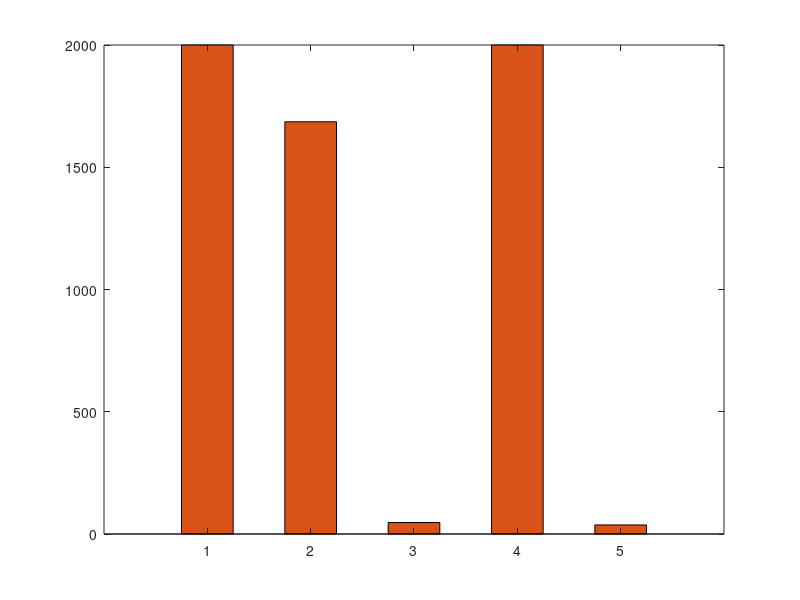

Source code (MATLAB): (Note: this script raises an error after producing the figure.)
clc;clear
% 数据准备
true_features = [2, 2, 2, 2, 2];
% noise_features = [8, 8, 5, 8, 0];

noise_features = [1998, 1684, 45, 1998, 35];
% 横坐标标签
methods = ["SVM", "$\ell_2$-$\ell_1$-USVM", "$\ell_1$-USVM", "USVM", "$\ell_0$-USVM"];

% 绘图
figure;
% yyaxis left
h = bar([true_features; noise_features]', 'stacked');
set(h, 'BarWidth', 0.5);  % 默认是 0.8，0.6 会增加间隔

% 设置颜色
h(1).FaceColor = [0 0.4470 0.7410];     % 蓝色（Selected true features）
h(2).FaceColor = [0.6 0.6 0.6];         % 灰色（Selected noise features）

% 添加数值标签
for i = 1:length(true_features)
    if true_features(i) > 0
        text(i, true_features(i)/2, num2str(true_features(i)), 'Color', 'w', ...
            'FontSize', 12, 'HorizontalAlignment', 'center');
    end
    if noise_features(i) > 0
        text(i, true_features(i) + noise_features(i)/2, num2str(noise_features(i)), ...
            'Color', 'w', 'FontSize', 12, 'HorizontalAlignment', 'center');
    end
end

% 设置横坐标
set(gca, 'xticklabel', methods); % 设置横坐标位置
set(gca, 'TicklabelInterpreter', 'latex'); % 设置横坐标位置
% xticklabels(methods,'interpreter','latex');  % 手动设置标签
ylabel('Feature number', 'FontWeight', 'bold');

% 添加红色虚线（参考线）
hold on;
yline(2, 'r--', 'LineWidth', 1);  % True features数量线
% yline(10, 'r--', 'LineWidth', 1); % 总特征数量线
yline(2000, 'r--', 'LineWidth', 1); % 总特征数量线
set(gca, 'YScale', 'log')
% 添加图例
legend('Selected true features', 'Selected noise features', ...
      'Orientation', 'horizontal','Location','north');
set(legend,'box','off')
% 美化
% ylim([0 11.5]);
% ylim([0 2020]);
box off;
set(gca, 'LooseInset', [0, 0, 0, 0]);

% yyaxis right
% plot(1:5,[100,100,100,100,100],Color=[230/255,138/255,46/255],Marker="pentagram",MarkerSize=14,MarkerFaceColor=[255/255,215/255,0/255],LineWidth=1.5)
